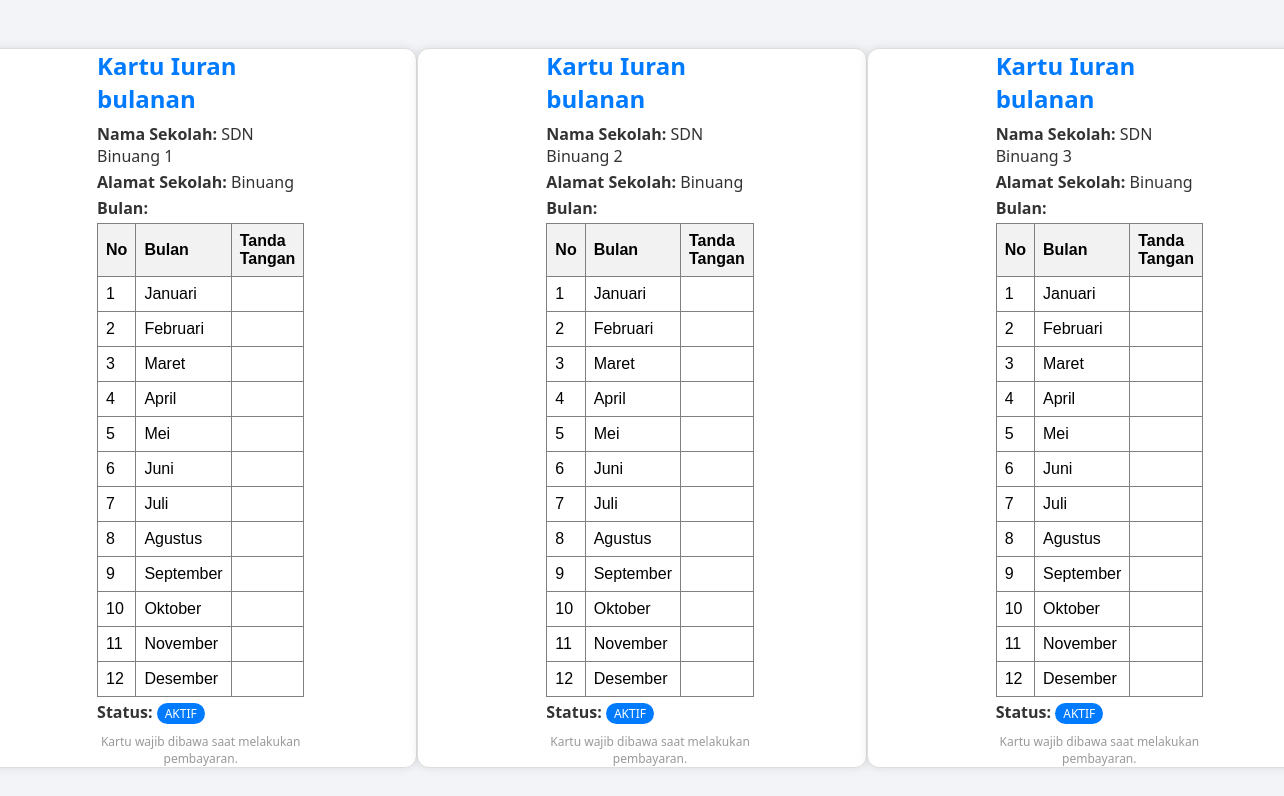
Screenshot of /pages/kartu_iuran.php with the database file from the repository.
### tables this page shows
CREATE TABLE IF NOT EXISTS `sekolah` (
  `id_sekolah` int(11) NOT NULL AUTO_INCREMENT,
  `nama_sekolah` varchar(255) DEFAULT NULL,
  `alamat` varchar(255) DEFAULT NULL,
  PRIMARY KEY (`id_sekolah`)
);

### pages/kartu_iuran.php (the view, shortened to what this page needs)
<?php
include '../db.php';
?>
<!DOCTYPE html>
<html lang="id">
<head>
</head>
<body>
    <?php
    $query = mysqli_query($conn, "SELECT * FROM sekolah");
    while ($data = mysqli_fetch_assoc($query)) {
    ?>
        <div class="card">
            <h2>Kartu Iuran bulanan</h2>
            <p><span class="label">Nama Sekolah:</span> <?= $data['nama_sekolah'] ?></p>
            <p><span class="label">Alamat Sekolah:</span> <?= $data['alamat'] ?></p>
            <p><span class="label">Bulan:</span></p>
            <table border="1" cellpadding="8" cellspacing="0" style="border-collapse: collapse; width: 100%; text-align: left; font-family: Arial, sans-serif;">
                <thead style="background-color: #f2f2f2;">
                    <tr>
                        <th style="width: 5%;">No</th>
                        <th style="width: 25%;">Bulan</th>
                        <th style="width: 70%;">Tanda Tangan</th>
                    </tr>
                </thead>
                <tbody>
                    <?php
                    $bulan = [
                        'Januari',
                        'Februari',
                        'Maret',
                        'April',
                        'Mei',
                        'Juni',
                        'Juli',
                        'Agustus',
                        'September',
                        'Oktober',
                        'November',
                        'Desember'
                    ];
                    foreach ($bulan as $i => $b) {
                        echo "<tr>
                    <td>" . ($i + 1) . "</td>
                    <td>{$b}</td>
                    <td></td>
                  </tr>";
                    }
                    ?>
                </tbody>
            </table>
            <p><span class="label">Status:</span> <span class="badge">AKTIF</span></p>
            <div class="footer">
                Kartu wajib dibawa saat melakukan pembayaran.
            </div>
        </div>
    <?php
    }
    ?>
</body>
</html>

### pages/kartu_iuran.php (style rules this page uses)
body { font-family: 'Segoe UI', sans-serif; background-color: #f2f4f8; display: flex; justify-content: center; align-items: center; height: 100vh; }
.card { padding-left: 8rem; padding-right: 7rem; border: 1px solid #ddd; border-radius: 12px; background-color: #fff; max-width: 800px; margin: auto; box-shadow: 0 0 10px rgba(0, 0, 0, 0.1); }
.card h2 { margin: 0 0 8px; color: #007bff; }
.card p { margin: 4px 0; color: #333; }
.footer { text-align: center; font-size: 12px; color: #999; margin-top: 10px; }
.badge { background: #007bff; color: white; padding: 2px 8px; font-size: 12px; border-radius: 12px; }
.label { font-weight: bold; }

### rows the page displays
sekolah: nama_sekolah "SDN Binuang 1", alamat "Binuang", b "Januari", b "Februari", b "Maret", b "April", b "Mei", b "Juni", b "Juli", b "Agustus", b "September", b "Oktober", b "November", b "Desember"
sekolah: nama_sekolah "SDN Binuang 2", alamat "Binuang", b "Januari", b "Februari", b "Maret", b "April", b "Mei", b "Juni", b "Juli", b "Agustus", b "September", b "Oktober", b "November", b "Desember"
sekolah: nama_sekolah "SDN Binuang 3", alamat "Binuang", b "Januari", b "Februari", b "Maret", b "April", b "Mei", b "Juni", b "Juli", b "Agustus", b "September", b "Oktober", b "November", b "Desember"
